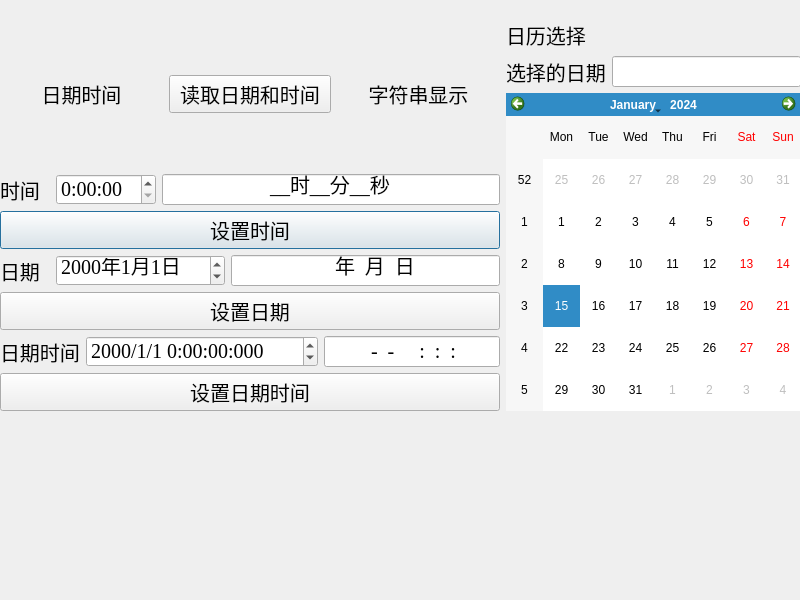
<?xml version="1.0" encoding="UTF-8"?>
<ui version="4.0">
 <class>QDateTime</class>
 <widget class="QWidget" name="QDateTime">
  <property name="geometry">
   <rect>
    <x>0</x>
    <y>0</y>
    <width>800</width>
    <height>600</height>
   </rect>
  </property>
  <property name="windowTitle">
   <string>QDateTime</string>
  </property>
  <widget class="QWidget" name="layoutWidget">
   <property name="geometry">
    <rect>
     <x>0</x>
     <y>20</y>
     <width>801</width>
     <height>391</height>
    </rect>
   </property>
   <layout class="QHBoxLayout" name="horizontalLayout_6">
    <item>
     <layout class="QVBoxLayout" name="verticalLayout">
      <item>
       <layout class="QHBoxLayout" name="horizontalLayout">
        <item>
         <widget class="QLabel" name="Datetimelabel">
          <property name="minimumSize">
           <size>
            <width>50</width>
            <height>20</height>
           </size>
          </property>
          <property name="maximumSize">
           <size>
            <width>16777214</width>
            <height>16777215</height>
           </size>
          </property>
          <property name="font">
           <font>
            <family>Times New Roman</family>
            <pointsize>15</pointsize>
           </font>
          </property>
          <property name="text">
           <string>日期时间</string>
          </property>
          <property name="alignment">
           <set>Qt::AlignCenter</set>
          </property>
         </widget>
        </item>
        <item>
         <widget class="QPushButton" name="readdatetime">
          <property name="font">
           <font>
            <family>Times New Roman</family>
            <pointsize>15</pointsize>
           </font>
          </property>
          <property name="layoutDirection">
           <enum>Qt::LeftToRight</enum>
          </property>
          <property name="text">
           <string>读取日期和时间</string>
          </property>
         </widget>
        </item>
        <item>
         <widget class="QLabel" name="strshow">
          <property name="minimumSize">
           <size>
            <width>50</width>
            <height>20</height>
           </size>
          </property>
          <property name="maximumSize">
           <size>
            <width>16777214</width>
            <height>16777215</height>
           </size>
          </property>
          <property name="font">
           <font>
            <family>Times New Roman</family>
            <pointsize>15</pointsize>
           </font>
          </property>
          <property name="text">
           <string>字符串显示</string>
          </property>
          <property name="alignment">
           <set>Qt::AlignCenter</set>
          </property>
         </widget>
        </item>
       </layout>
      </item>
      <item>
       <layout class="QHBoxLayout" name="horizontalLayout_2">
        <item>
         <widget class="QLabel" name="datelabel">
          <property name="minimumSize">
           <size>
            <width>50</width>
            <height>20</height>
           </size>
          </property>
          <property name="maximumSize">
           <size>
            <width>16777214</width>
            <height>16777215</height>
           </size>
          </property>
          <property name="font">
           <font>
            <family>Times New Roman</family>
            <pointsize>15</pointsize>
           </font>
          </property>
          <property name="text">
           <string>时间</string>
          </property>
         </widget>
        </item>
        <item>
         <widget class="QTimeEdit" name="timeEdit">
          <property name="minimumSize">
           <size>
            <width>50</width>
            <height>20</height>
           </size>
          </property>
          <property name="font">
           <font>
            <family>Times New Roman</family>
            <pointsize>15</pointsize>
           </font>
          </property>
          <property name="displayFormat">
           <string>H:mm:ss</string>
          </property>
         </widget>
        </item>
        <item>
         <widget class="QLineEdit" name="timestrshow">
          <property name="minimumSize">
           <size>
            <width>50</width>
            <height>20</height>
           </size>
          </property>
          <property name="font">
           <font>
            <family>Times New Roman</family>
            <pointsize>15</pointsize>
           </font>
          </property>
          <property name="inputMask">
           <string>99时99分99秒;_</string>
          </property>
          <property name="text">
           <string>时分秒</string>
          </property>
          <property name="alignment">
           <set>Qt::AlignCenter</set>
          </property>
         </widget>
        </item>
       </layout>
      </item>
      <item>
       <widget class="QPushButton" name="settimepushButton">
        <property name="font">
         <font>
          <family>Times New Roman</family>
          <pointsize>15</pointsize>
         </font>
        </property>
        <property name="text">
         <string>设置时间</string>
        </property>
        <property name="autoDefault">
         <bool>false</bool>
        </property>
        <property name="default">
         <bool>true</bool>
        </property>
       </widget>
      </item>
      <item>
       <layout class="QHBoxLayout" name="horizontalLayout_3">
        <item>
         <widget class="QLabel" name="tiimelabel">
          <property name="minimumSize">
           <size>
            <width>50</width>
            <height>20</height>
           </size>
          </property>
          <property name="maximumSize">
           <size>
            <width>16777214</width>
            <height>16777215</height>
           </size>
          </property>
          <property name="font">
           <font>
            <family>Times New Roman</family>
            <pointsize>15</pointsize>
           </font>
          </property>
          <property name="text">
           <string>日期</string>
          </property>
         </widget>
        </item>
        <item>
         <widget class="QDateEdit" name="dateEdit">
          <property name="minimumSize">
           <size>
            <width>50</width>
            <height>20</height>
           </size>
          </property>
          <property name="font">
           <font>
            <family>Times New Roman</family>
            <pointsize>15</pointsize>
           </font>
          </property>
          <property name="displayFormat">
           <string>yyyy年M月d日</string>
          </property>
         </widget>
        </item>
        <item>
         <widget class="QLineEdit" name="timestrshow_2">
          <property name="minimumSize">
           <size>
            <width>50</width>
            <height>20</height>
           </size>
          </property>
          <property name="font">
           <font>
            <family>Times New Roman</family>
            <pointsize>15</pointsize>
           </font>
          </property>
          <property name="inputMask">
           <string>9999年99月99日</string>
          </property>
          <property name="alignment">
           <set>Qt::AlignCenter</set>
          </property>
         </widget>
        </item>
       </layout>
      </item>
      <item>
       <widget class="QPushButton" name="setdatepushButton">
        <property name="font">
         <font>
          <family>Times New Roman</family>
          <pointsize>15</pointsize>
         </font>
        </property>
        <property name="text">
         <string>设置日期</string>
        </property>
       </widget>
      </item>
      <item>
       <layout class="QHBoxLayout" name="horizontalLayout_4">
        <item>
         <widget class="QLabel" name="Datetimelabel_c">
          <property name="minimumSize">
           <size>
            <width>50</width>
            <height>20</height>
           </size>
          </property>
          <property name="maximumSize">
           <size>
            <width>16777214</width>
            <height>16777215</height>
           </size>
          </property>
          <property name="font">
           <font>
            <family>Times New Roman</family>
            <pointsize>15</pointsize>
           </font>
          </property>
          <property name="text">
           <string>日期时间</string>
          </property>
         </widget>
        </item>
        <item>
         <widget class="QDateTimeEdit" name="dateTimeEdit">
          <property name="minimumSize">
           <size>
            <width>50</width>
            <height>20</height>
           </size>
          </property>
          <property name="font">
           <font>
            <family>Times New Roman</family>
            <pointsize>15</pointsize>
           </font>
          </property>
          <property name="displayFormat">
           <string>yyyy/M/d H:mm:ss:zzz</string>
          </property>
         </widget>
        </item>
        <item>
         <widget class="QLineEdit" name="timestrshow_3">
          <property name="minimumSize">
           <size>
            <width>50</width>
            <height>20</height>
           </size>
          </property>
          <property name="font">
           <font>
            <family>Times New Roman</family>
            <pointsize>15</pointsize>
           </font>
          </property>
          <property name="inputMask">
           <string>9999-99-99 99:99:99:999</string>
          </property>
          <property name="alignment">
           <set>Qt::AlignCenter</set>
          </property>
         </widget>
        </item>
       </layout>
      </item>
      <item>
       <widget class="QPushButton" name="setdatetimepushButton">
        <property name="font">
         <font>
          <family>Times New Roman</family>
          <pointsize>15</pointsize>
         </font>
        </property>
        <property name="text">
         <string>设置日期时间</string>
        </property>
       </widget>
      </item>
     </layout>
    </item>
    <item>
     <layout class="QVBoxLayout" name="verticalLayout_2">
      <item>
       <widget class="QLabel" name="selectdate">
        <property name="minimumSize">
         <size>
          <width>50</width>
          <height>20</height>
         </size>
        </property>
        <property name="maximumSize">
         <size>
          <width>16777214</width>
          <height>16777215</height>
         </size>
        </property>
        <property name="font">
         <font>
          <family>Times New Roman</family>
          <pointsize>15</pointsize>
         </font>
        </property>
        <property name="text">
         <string>日历选择</string>
        </property>
       </widget>
      </item>
      <item>
       <layout class="QHBoxLayout" name="horizontalLayout_5">
        <item>
         <widget class="QLabel" name="selectdate_show">
          <property name="minimumSize">
           <size>
            <width>50</width>
            <height>20</height>
           </size>
          </property>
          <property name="maximumSize">
           <size>
            <width>16777214</width>
            <height>16777215</height>
           </size>
          </property>
          <property name="font">
           <font>
            <family>Times New Roman</family>
            <pointsize>15</pointsize>
           </font>
          </property>
          <property name="text">
           <string>选择的日期</string>
          </property>
         </widget>
        </item>
        <item>
         <widget class="QLineEdit" name="selectdateshow">
          <property name="minimumSize">
           <size>
            <width>50</width>
            <height>20</height>
           </size>
          </property>
          <property name="font">
           <font>
            <family>Times New Roman</family>
            <pointsize>15</pointsize>
           </font>
          </property>
          <property name="alignment">
           <set>Qt::AlignCenter</set>
          </property>
         </widget>
        </item>
       </layout>
      </item>
      <item>
       <widget class="QCalendarWidget" name="calendarWidget"/>
      </item>
     </layout>
    </item>
   </layout>
  </widget>
 </widget>
 <resources/>
 <connections/>
</ui>
